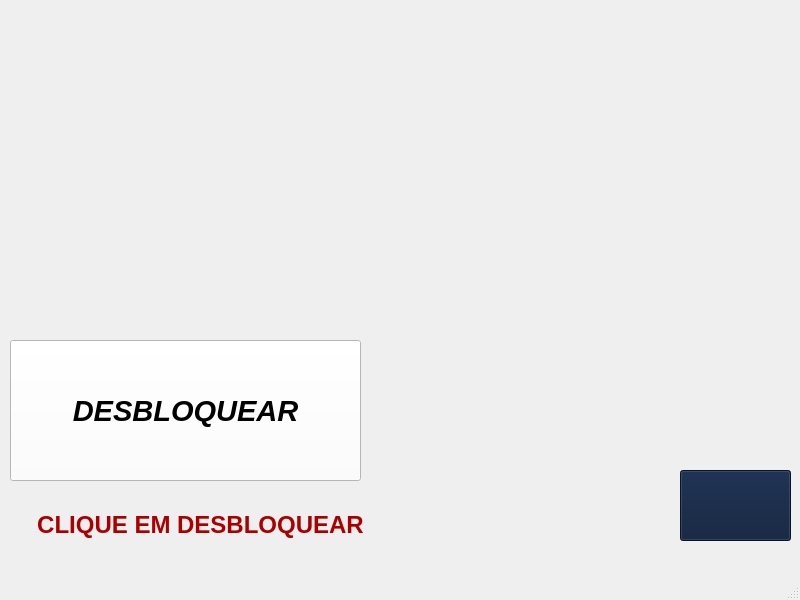
<?xml version="1.0" encoding="UTF-8"?>
<ui version="4.0">
 <class>MainWindow</class>
 <widget class="QMainWindow" name="MainWindow">
  <property name="geometry">
   <rect>
    <x>0</x>
    <y>0</y>
    <width>800</width>
    <height>600</height>
   </rect>
  </property>
  <property name="windowTitle">
   <string>MainWindow</string>
  </property>
  <widget class="QWidget" name="centralwidget">
   <widget class="QPushButton" name="pushButtonDesbloqueio">
    <property name="geometry">
     <rect>
      <x>10</x>
      <y>340</y>
      <width>351</width>
      <height>141</height>
     </rect>
    </property>
    <property name="minimumSize">
     <size>
      <width>351</width>
      <height>141</height>
     </size>
    </property>
    <property name="font">
     <font>
      <pointsize>22</pointsize>
      <italic>true</italic>
      <bold>true</bold>
     </font>
    </property>
    <property name="styleSheet">
     <string notr="true">background-color: rgb(255, 255, 255);
gridline-color: rgb(170, 0, 0);
border-top-color: rgb(170, 0, 0);
color: rgb(0, 0, 0);</string>
    </property>
    <property name="text">
     <string>DESBLOQUEAR</string>
    </property>
   </widget>
   <widget class="QLabel" name="label">
    <property name="geometry">
     <rect>
      <x>10</x>
      <y>500</y>
      <width>381</width>
      <height>51</height>
     </rect>
    </property>
    <property name="text">
     <string>&lt;html&gt;&lt;head/&gt;&lt;body&gt;&lt;p align=&quot;center&quot;&gt;&lt;span style=&quot; font-size:18pt; font-weight:700; color:#aa0000;&quot;&gt;CLIQUE EM DESBLOQUEAR&lt;/span&gt;&lt;/p&gt;&lt;/body&gt;&lt;/html&gt;</string>
    </property>
   </widget>
   <widget class="QPushButton" name="pushButtonCriador">
    <property name="geometry">
     <rect>
      <x>680</x>
      <y>470</y>
      <width>111</width>
      <height>71</height>
     </rect>
    </property>
    <property name="styleSheet">
     <string notr="true">background-color: rgb(10, 27, 57);</string>
    </property>
    <property name="text">
     <string/>
    </property>
    <property name="icon">
     <iconset>
      <normaloff>../../Área de Trabalho/Estrutura de Dados/entrevista.png</normaloff>../../Área de Trabalho/Estrutura de Dados/entrevista.png</iconset>
    </property>
    <property name="iconSize">
     <size>
      <width>60</width>
      <height>60</height>
     </size>
    </property>
   </widget>
   <widget class="QLabel" name="label_3">
    <property name="geometry">
     <rect>
      <x>0</x>
      <y>0</y>
      <width>851</width>
      <height>571</height>
     </rect>
    </property>
    <property name="text">
     <string/>
    </property>
    <property name="pixmap">
     <pixmap>../../Área de Trabalho/Estrutura de Dados/fundop.jpg</pixmap>
    </property>
    <property name="scaledContents">
     <bool>true</bool>
    </property>
   </widget>
   <zorder>label_3</zorder>
   <zorder>pushButtonDesbloqueio</zorder>
   <zorder>label</zorder>
   <zorder>pushButtonCriador</zorder>
  </widget>
  <widget class="QMenuBar" name="menubar">
   <property name="geometry">
    <rect>
     <x>0</x>
     <y>0</y>
     <width>800</width>
     <height>25</height>
    </rect>
   </property>
  </widget>
  <widget class="QStatusBar" name="statusbar"/>
 </widget>
 <resources/>
 <connections/>
</ui>
